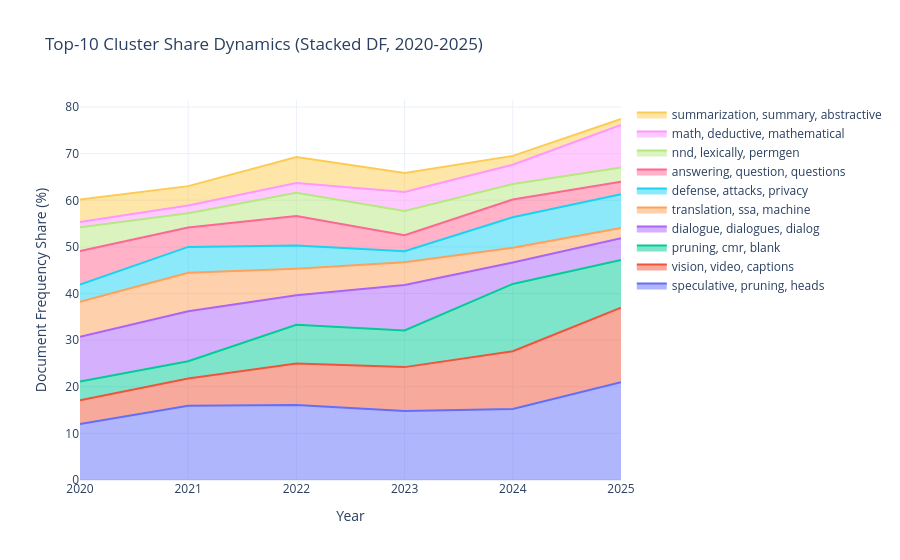

The cell this chart's notebook holds for it:
### Markdown cell above
#### Multi-Year Stacked Area (Top-10 Clusters)

### Code cell
import numpy as np
import plotly.graph_objects as go

df_non_noise = df_claims[df_claims['cluster'] != -1].copy()
yearly_papers = df_non_noise.groupby('year')['paper_id'].nunique().sort_index()

ts_counts = (
    df_non_noise.groupby(['year', 'cluster_name'])['paper_id']
    .nunique()
    .reset_index(name='paper_count')
)

ts_counts['year_total'] = ts_counts['year'].map(yearly_papers)
ts_counts['df_pct'] = np.where(
    ts_counts['year_total'] > 0,
    ts_counts['paper_count'] / ts_counts['year_total'] * 100,
    0.0,
    )

# Select stable top clusters by cumulative document frequency across 2020..2025.
focus_years = list(range(START_YEAR, END_YEAR + 1))
ts_focus = ts_counts[ts_counts['year'].isin(focus_years)].copy()
top_clusters = (
    ts_focus.groupby('cluster_name')['df_pct']
    .sum()
    .sort_values(ascending=False)
    .head(10)
    .index
    .tolist()
)

plot_df = ts_focus[ts_focus['cluster_name'].isin(top_clusters)].copy()
plot_df = plot_df.sort_values(['year', 'cluster_name'])

fig = go.Figure()
for cluster_name in top_clusters:
    sub = plot_df[plot_df['cluster_name'] == cluster_name]
    fig.add_trace(
        go.Scatter(
            x=sub['year'],
            y=sub['df_pct'],
            mode='lines',
            stackgroup='one',
            name=cluster_name,
            hovertemplate='Year %{x}<br>DF %{y:.2f}%<extra></extra>',
        )
    )

fig.update_layout(
    title='Top-10 Cluster Share Dynamics (Stacked DF, 2020-2025)',
    xaxis_title='Year',
    yaxis_title='Document Frequency Share (%)',
    hovermode='x unified',
    template='plotly_white',
)
fig.show()

### Figure 1 — Plotly figure (JSON) as saved in the notebook; plotly's stock layout.template omitted (floating-point values rounded to 4 significant figures)
{"data": [{"hovertemplate": "Year %{x}<br>DF %{y:.2f}%<extra></extra>", "mode": "lines", "name": "speculative, pruning, heads", "stackgroup": "one", "type": "scatter", "x": [2020, 2021, 2022, 2023, 2024, 2025], "y": [12.0, 15.95, 16.11, 14.78, 15.24, 20.96]}, {"hovertemplate": "Year %{x}<br>DF %{y:.2f}%<extra></extra>", "mode": "lines", "name": "vision, video, captions", "stackgroup": "one", "type": "scatter", "x": [2020, 2021, 2022, 2023, 2024, 2025], "y": [5.12, 5.828, 8.886, 9.434, 12.38, 16.0]}, {"hovertemplate": "Year %{x}<br>DF %{y:.2f}%<extra></extra>", "mode": "lines", "name": "pruning, cmr, blank", "stackgroup": "one", "type": "scatter", "x": [2020, 2021, 2022, 2023, 2024, 2025], "y": [4.0, 3.681, 8.283, 7.862, 14.44, 10.24]}, {"hovertemplate": "Year %{x}<br>DF %{y:.2f}%<extra></extra>", "mode": "lines", "name": "dialogue, dialogues, dialog", "stackgroup": "one", "type": "scatter", "x": [2020, 2021, 2022, 2023, 2024, 2025], "y": [9.6, 10.74, 6.325, 9.748, 4.603, 4.64]}, {"hovertemplate": "Year %{x}<br>DF %{y:.2f}%<extra></extra>", "mode": "lines", "name": "translation, ssa, machine", "stackgroup": "one", "type": "scatter", "x": [2020, 2021, 2022, 2023, 2024, 2025], "y": [7.52, 8.282, 5.723, 4.874, 3.175, 2.24]}, {"hovertemplate": "Year %{x}<br>DF %{y:.2f}%<extra></extra>", "mode": "lines", "name": "defense, attacks, privacy", "stackgroup": "one", "type": "scatter", "x": [2020, 2021, 2022, 2023, 2024, 2025], "y": [3.68, 5.521, 4.97, 2.358, 6.508, 7.2]}, {"hovertemplate": "Year %{x}<br>DF %{y:.2f}%<extra></extra>", "mode": "lines", "name": "answering, question, questions", "stackgroup": "one", "type": "scatter", "x": [2020, 2021, 2022, 2023, 2024, 2025], "y": [7.2, 4.141, 6.325, 3.459, 3.81, 2.72]}, {"hovertemplate": "Year %{x}<br>DF %{y:.2f}%<extra></extra>", "mode": "lines", "name": "nnd, lexically, permgen", "stackgroup": "one", "type": "scatter", "x": [2020, 2021, 2022, 2023, 2024, 2025], "y": [5.12, 3.067, 4.97, 5.189, 3.333, 3.04]}, {"hovertemplate": "Year %{x}<br>DF %{y:.2f}%<extra></extra>", "mode": "lines", "name": "math, deductive, mathematical", "stackgroup": "one", "type": "scatter", "x": [2020, 2021, 2022, 2023, 2024, 2025], "y": [1.12, 1.687, 2.108, 4.088, 4.127, 9.12]}, {"hovertemplate": "Year %{x}<br>DF %{y:.2f}%<extra></extra>", "mode": "lines", "name": "summarization, summary, abstractive", "stackgroup": "one", "type": "scatter", "x": [2020, 2021, 2022, 2023, 2024, 2025], "y": [4.8, 4.141, 5.572, 4.088, 1.905, 1.28]}], "layout": {"hovermode": "x unified", "title": {"text": "Top-10 Cluster Share Dynamics (Stacked DF, 2020-2025)"}, "xaxis": {"title": {"text": "Year"}}, "yaxis": {"title": {"text": "Document Frequency Share (%)"}}}}
